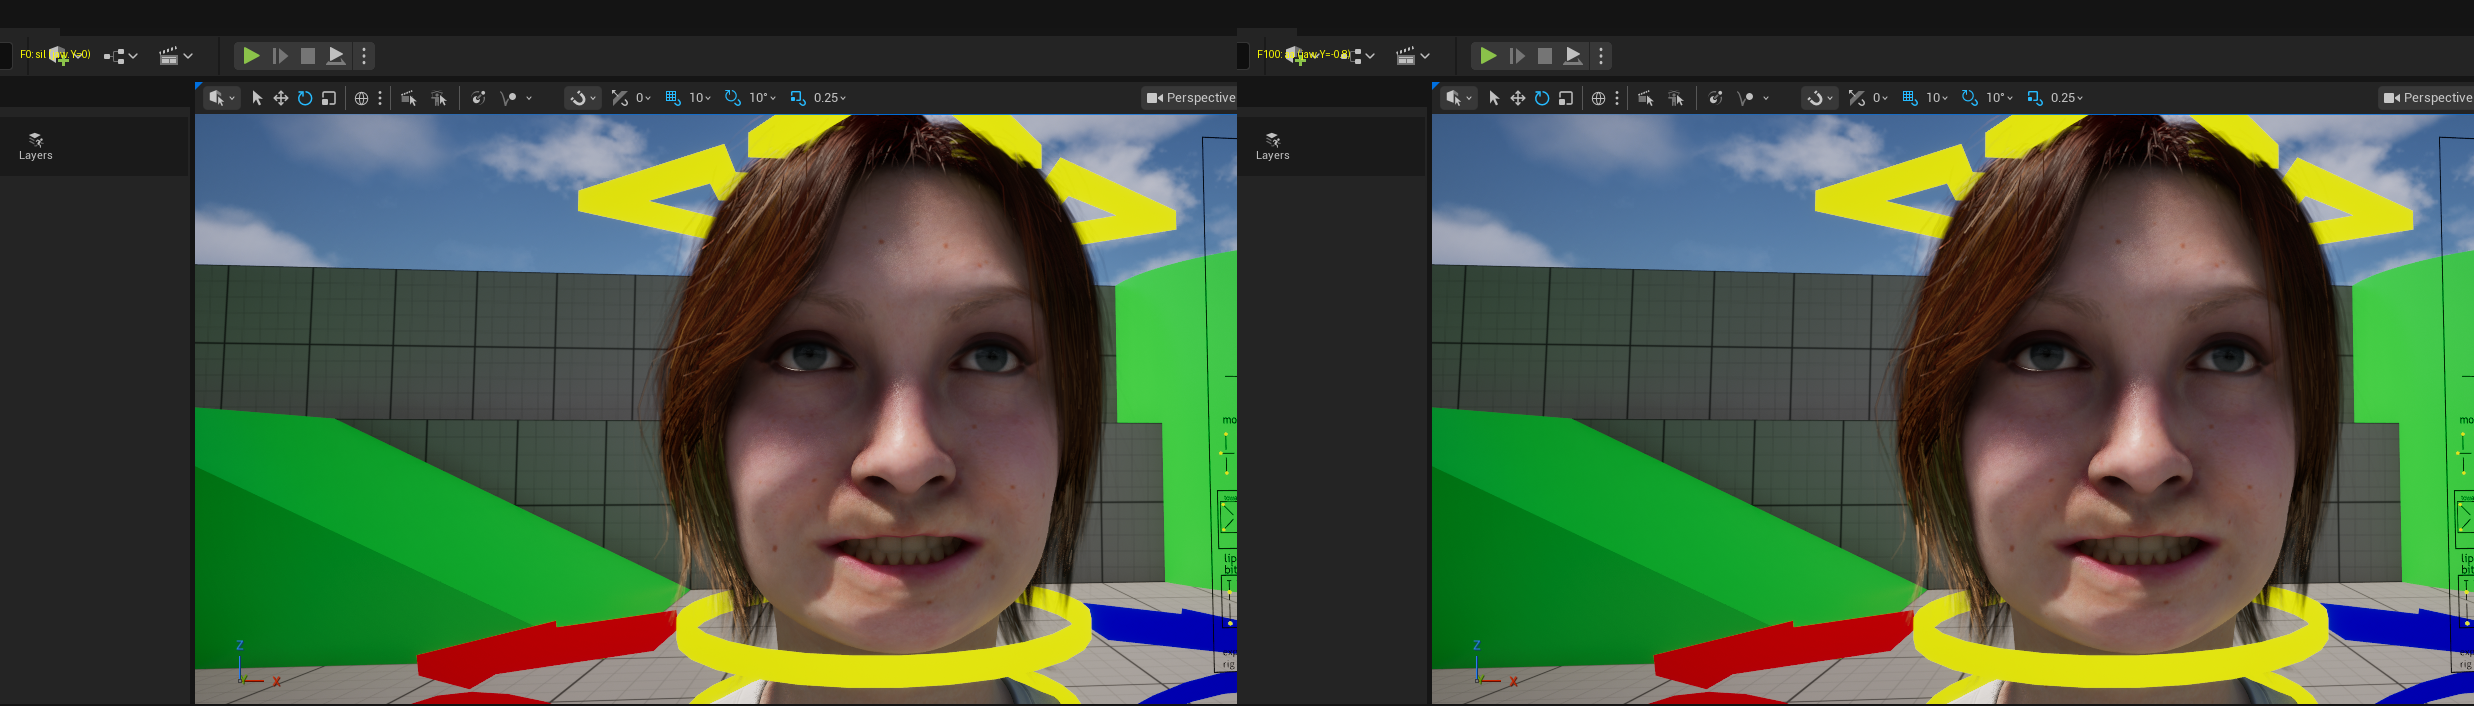

The script that saved this image:
"""Definitive test: take screenshots at frame 0 and 100, side by side, large."""
import json, urllib.request, time
import win32gui, win32con
from PIL import ImageGrab, Image, ImageDraw

UE_API = "http://127.0.0.1:30010/remote/object/call"
def ue_exec(code):
    payload = json.dumps({
        "objectPath": "/Script/PythonScriptPlugin.Default__PythonScriptLibrary",
        "functionName": "ExecutePythonCommand",
        "parameters": {"PythonCommand": code}
    }).encode()
    req = urllib.request.Request(UE_API, data=payload,
        headers={"Content-Type": "application/json"}, method="PUT")
    return json.loads(urllib.request.urlopen(req, timeout=30).read().decode())

results = []
def callback(hwnd, extra):
    title = win32gui.GetWindowText(hwnd)
    if 'Unreal Editor' in title and win32gui.IsWindowVisible(hwnd):
        results.append((hwnd, title))
win32gui.EnumWindows(callback, None)
hwnd = results[0][0]
win32gui.SetWindowPos(hwnd, win32con.HWND_TOPMOST, 0, 0, 0, 0,
    win32con.SWP_NOMOVE | win32con.SWP_NOSIZE)
win32gui.ShowWindow(hwnd, win32con.SW_MAXIMIZE)
time.sleep(1)

rect = win32gui.GetWindowRect(hwnd)
x, y, x2, y2 = rect
w, h = x2 - x, y2 - y

vx1 = x + int(w * 0.10)
vy1 = y + int(h * 0.04)
vx2 = x + int(w * 0.58)
vy2 = y + int(h * 0.52)

# First: play briefly then stop to force evaluation pipeline refresh
ue_exec("import unreal; unreal.LevelSequenceEditorBlueprintLibrary.play()")
time.sleep(0.5)
ue_exec("import unreal; unreal.LevelSequenceEditorBlueprintLibrary.pause()")
time.sleep(0.5)

frames = [(0, "F0: sil (jaw.Y=0)"), (100, "F100: aa (jaw.Y=-0.8)")]
images = []
for frame, label in frames:
    ue_exec(f"import unreal; unreal.LevelSequenceEditorBlueprintLibrary.set_current_time({frame})")
    time.sleep(1.5)  # extra wait for evaluation
    img = ImageGrab.grab(bbox=(vx1, vy1, vx2, vy2))
    images.append((img, label))

iw, ih = images[0][0].size
grid = Image.new('RGB', (iw * 2, ih + 30), (20, 20, 20))
for i, (img, label) in enumerate(images):
    draw = ImageDraw.Draw(img)
    draw.text((20, 20), label, fill=(255, 255, 0))
    grid.paste(img, (i * iw, 28))

grid.save("c:/Users/yuval/src/aivatar/ue_definitive_test.png")
print(f"Saved: {grid.size}")

win32gui.SetWindowPos(hwnd, win32con.HWND_NOTOPMOST, 0, 0, 0, 0,
    win32con.SWP_NOMOVE | win32con.SWP_NOSIZE)
